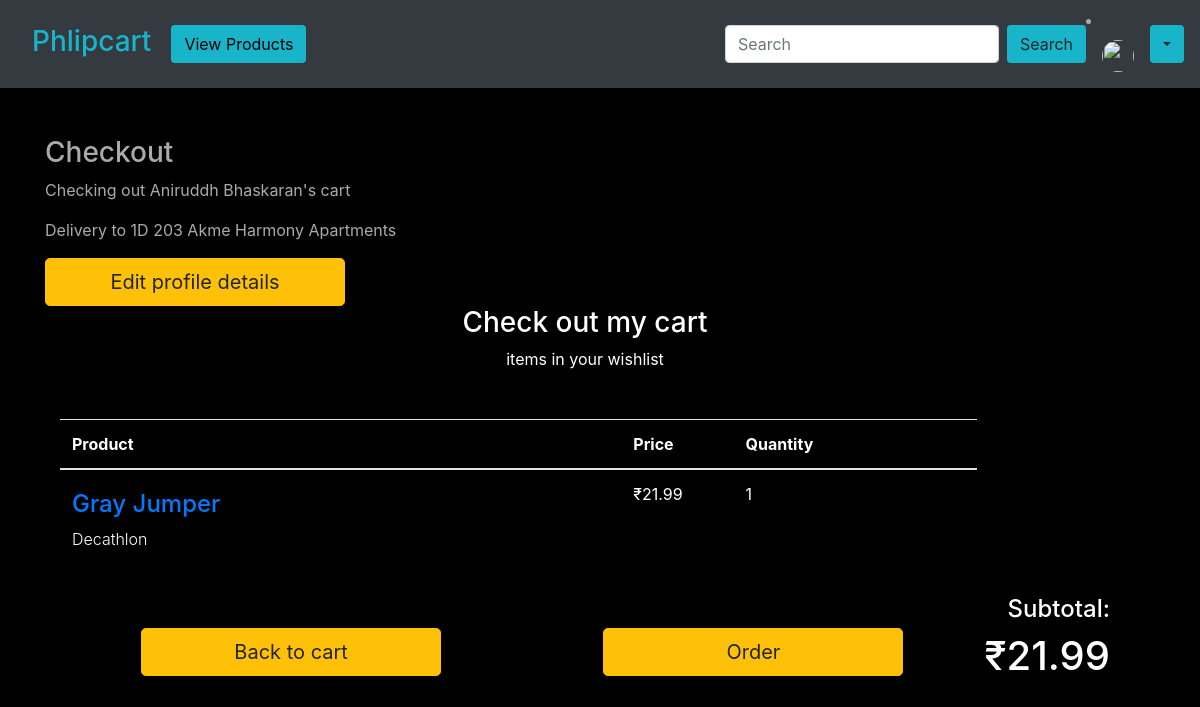
Page /checkout (signed in) on the committed database.
### base/models.py (models this page shows, shortened)
class UserProfile(models.Model):
    user = models.ForeignKey(settings.AUTH_USER_MODEL, on_delete=models.CASCADE)
    display_name = models.CharField(max_length=100, default="User")
    delivery_address = models.CharField(max_length=1000, default="Default address")

class CartProduct(models.Model):
    user = models.ForeignKey(settings.AUTH_USER_MODEL, on_delete=models.CASCADE,
                            blank=True, null=True)
    product = models.ForeignKey(Product, on_delete=models.CASCADE)
    quantity = models.IntegerField(default=1)

class Product(models.Model):
    title = models.CharField(max_length=100, blank=False, default='')
    price = models.FloatField(blank=False)
    available_units = models.IntegerField(blank=False, default='')
    description = models.TextField(max_length=500, blank=False, default='')
    seller = models.TextField(max_length=100, blank=False)
    categories = models.ForeignKey(Category, on_delete=models.CASCADE, default=True, null=False)
    ratings = models.ForeignKey(Rating, on_delete=models.CASCADE, blank=True, null=False)
    image = models.ImageField(upload_to='images/', default='images/default.jpg')
    slug = models.SlugField()
    def get_abs_url(self):
        return reverse("base:product", kwargs={
            'slug': self.slug
        })

### base/views.py (the view)
# urls.py: path('checkout', views.checkout, name="checkout"),
@login_required
def checkout(request):
    try:
        cart = Cart.objects.get(user=request.user, is_ordered=False)
        user_profile = UserProfile.objects.get(user=request.user)
        context = {
            'cart': cart,
            'user': user_profile
        }
        total_price = 0
        for prod in cart.products.all():
            total_price += (prod.product.price * prod.quantity)
        context['total_price'] = total_price
        if request.GET.get('order') == 'Order':
            cart.is_ordered = True
            cart.save()
            request.session.cart_count_num = 0
            return redirect("base:order-summary")
        context['picture'] = request.user.social_auth.get(provider='auth0').extra_data['picture']
        return render(request, "base/checkout.html", context=context)
    except ObjectDoesNotExist:
        messages.error(request, "You haven't created a cart yet.")
        return redirect("base:profile")

### base/templates/base/checkout.html (shortened to what this page needs)
{% extends "base/base.html" %}
{% block content %}
    <h3>Checkout</h3>
    <p>Checking out {{ user.display_name }}'s cart</p>
    <p>Delivery to {{ user.delivery_address }}</p>
    <form action="{% url 'base:edit-profile' %}">
        <button class="btn btn-warning btn-lg btn-block mx-auto float-left" style="width:300px">Edit profile details</button>
    </form>
    <section class="pt-5 pb-5">
        <div class="container" style="color: white;">
          <div class="row w-100" style="color: white;">
              <div class="col-lg-12 col-md-12 col-12" style="color: white;">
                  <h3 class="display-5 mb-2 text-center">Check out my cart</h3>
                  <p class="mb-5 text-center">
                       items in your wishlist</p>
                  <table id="shoppingCart" class="table table-condensed table-responsive">
                      <thead>
                          <tr>
                              <th style="width:60%; color: white;">Product</th>
                              <th style="width:12%; color: white;">Price</th>
                              <th style="width:10%; color: white;">Quantity</th>
                              <th style="width:16%"></th>
                          </tr>
                      </thead>
                      <tbody>
                          {% for cart_order in cart.products.all %}
                          <tr>
                              <td data-th="Product">
                                  <div class="row">
                                      <div class="col-md-9 text-left mt-sm-2">
                                          <h4 style="color: white;"><a href="{{ cart_order.product.get_abs_url }}">{{ cart_order.product.title }}</a></h4>
                                          <p class="font-weight-light" style="color: white;">{{ cart_order.product.seller }}</p>
                                      </div>
                                  </div>
                              </td>
                              <td data-th="Price" style="color: white;"><span>&#8377;{{ cart_order.product.price }}</td>
                              <td data-th="Quantity" style="color: white;">{{ cart_order.quantity }}</td>
                              <td class="actions"></td>
                          </tr>
                          {% endfor %}
                      </tbody>
                  </table>
                  <div class="float-right text-right">
                    <h4>Subtotal:</h4>
                    <h1><span>&#8377;{{ total_price }}</h1>
                </div>
    <div class="row">
        <div class="col-sm-6 text-center">
        <hr>
            <form action="{% url 'base:cart' %}">
                <button class="btn btn-warning btn-lg btn-block mx-auto" style="width:300px">Back to cart</button>
            </form>
        </div>
        <div class="col-sm-6 text-center">
            <hr>
            <form action="" method="GET">
                <input type="submit" value="Order" name="order" class="btn btn-warning btn-lg btn-block mx-auto" style="width:300px"/>
            </form>
        </div>
        </div>
    </div>
{% endblock content %}

### base/static/base/main.css (style rules this page uses)
body { background: #fafafa00; color: #aaaaaa; background-color: #78c2c9; }
.bg-black { background-color: rgb(0, 0, 0); }

### rows in the picture
UserProfile: display_name "Aniruddh Bhaskaran", delivery_address "1D 203 Akme Harmony Apartments"
CartProduct: product "Gray Jumper", product.seller "Decathlon", product.price "21.99", quantity "1"

### other values in the picture
{{ total_price }} "21.99"
